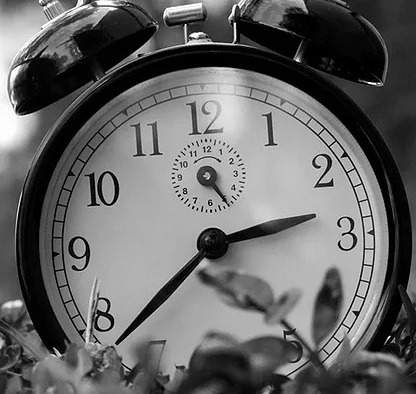
#> input picture clock.jpg, 416 x 394 px, found by its file name
$ python projet_image.py
#> lines starting #> are read from the running program, lines starting #| are printed output that depends on the picture
# -*- coding: utf-8 -*-
"""
Created on Sat Apr 27 12:40:52 2024

@author: UlricJeanC
"""

from PIL import Image
import numpy as np
import matplotlib.pyplot as plt


def Mat_eps(mu, sigma, dim):
    return np.random.normal(mu, sigma, size=(dim))

def Image_blanks(dim,p):
    dimx, dimy = dim
    M = np.int_(np.random.rand(dimx,dimy) < p)
    return M


def normMatImage(Mat):
    Mat = np.where(Mat > 0, Mat, 0)
    m = np.max(Mat)
    Mat = (Mat / m) * 255
    Mat = np.int_(np.ceil(Mat))
    return Mat


# [7 lines left out: function normMatImage_troncature, not called in this run]


def get_concat_h(im1, im2):
    dst = Image.new("RGB", (im1.width + im2.width, im1.height))
    dst.paste(im1, (0, 0))
    dst.paste(im2, (im1.width, 0))
    return dst


# [5 lines left out: function get_concat_v, not called in this run]

def Noyau_Gaussien_2D(dim,sigma1,sigma2,lim=10):
    X = np.linspace(-lim,lim,dim[0])
    Y = np.linspace(-lim,lim,dim[1])

    X = np.tile( X , (dim[1],1) ).T
    Y = np.tile( Y , (dim[0],1) )

    theta = np.pi/4
    A = 1 / ( 2 * np.pi * ( np.sqrt(sigma1) + np.sqrt(sigma2) ) )

    a = ((np.cos(theta) ** 2)/(2*sigma1)) + ((np.sin(theta) ** 2)/(2*sigma2))
    b =  -((np.sin(2*theta) ** 2)/(4*sigma1)) + (np.sin(2*theta) ** 2)/(4*sigma2)
    c = ((np.sin(theta) ** 2)/(2*sigma1)) + ((np.cos(theta) ** 2)/(2*sigma2))

    Noyau_Gauss = A * np.exp( - ( a*( X*X ) + 2*b*(X*Y) + c*(Y*Y) ) )

    return Noyau_Gauss


def f_gauss_1D(k, sigma):
    return 1 / np.sqrt(2 * np.pi * sigma) * np.exp(-(k * k) / (2 * sigma))


GAUSS_MEMO = {}


# [12 lines left out: function f_gauss, not called in this run]


MEMO_NOYAU = {}


# [125 lines left out: functions noyau_gaussien, filtre_noyau, filtre_noyau_bilateral, filtre_noyau_median, gradient_dx, gradient_dy, not called in this run]

def Matrice_sobel(k):

    if k%2 == 0:
        k += 1

    centre = k//2 + 1
    vec1 = np.zeros(k)
    vec2 = np.zeros(k)

    c = 1
    s = 1

    for i in range(k):
        if i < (centre-1):
            vec1[i] = c
            vec2[i] = s
            c += 1
            s += 1
        elif i > (centre-1):
            vec1[i] = c
            vec2[i] = -s
            c -= 1
            s -= 1
        else:
            vec1[i] = c
            c -= 1
            s -= 1

    vec2 = - vec2
    Mat = (vec1.reshape(k, 1) @ vec2.reshape(k, 1).T )

    return Mat


def gradient_sobel_dx(f,eps,k=3):
    dim = f.shape
    dimx, dimy = dim

    mat = Matrice_sobel(k)
    mat = mat/(2*eps)

    matx, maty = mat.shape

    mat = np.block([
        [ mat , np.zeros(( (matx) , (dimy-maty) )) ],
        [ np.zeros(( (dimx-matx) , (maty) )) , np.zeros(( (dimx-matx) , (dimy-maty) )) ],
        ])


    F = np.fft.fft2(f)
    Mat = np.fft.fft2(mat)

    F = F*Mat

    f = (np.fft.ifft2(F))
    return f

def gradient_sobel_dy(f,eps,k=3):
    dim = f.shape
    dimx, dimy = dim

    mat = Matrice_sobel(k).T
    mat = mat/(2*eps)

    matx, maty = mat.shape

    mat = np.block([
        [ mat , np.zeros(( (matx) , (dimy-maty) )) ],
        [ np.zeros(( (dimx-matx) , (maty) )) , np.zeros(( (dimx-matx) , (dimy-maty) )) ],
        ])

    F = np.fft.fft2(f)
    Mat = np.fft.fft2(mat)

    F = F*Mat

    f = (np.fft.ifft2(F))
    return f

def Laplacien(f,eps):
    dim = f.shape
    mat = np.zeros(dim)

    mat[0,0] = mat[2,0] = mat[0,2] = mat[2,2] = 1
    mat[1,0] = mat[2,1] = mat[1,2] = mat[0,1] = 4
    mat[1,1] = -20

    mat = mat / (6*eps**2)

    F = np.fft.fft2(f)
    Mat = np.fft.fft2(mat)

    F = F*Mat

    f = (np.fft.ifft2(F))

    return f


if __name__ == "__main__":
    image = Image.open("C:/Users/lupus/Desktop/images_python/clock.jpg")
#> image is the input picture: PIL image 416x394 RGB; min 0, max 255, mean 102.7
    #image = Image.open("C:/Users/lupus/Desktop/images_python/cell.png")
    r,g,b = image.split()
    image = image.convert("L")

    Mat = np.asarray(r)
    dim = Mat.shape
#> dim = (394, 416)
    mu = 0
    sigma = 15
    p = 0.9
    M = Image_blanks(dim,p)

    s = (Mat + Mat_eps(mu, sigma, dim)) * M + (1-M) * 255
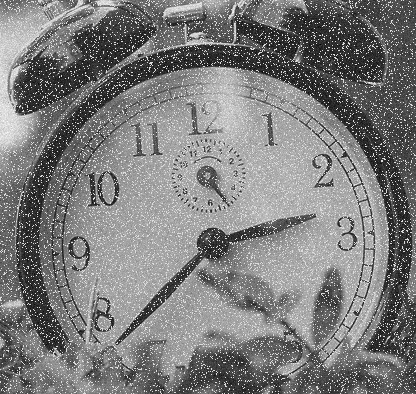
#> s: shape (394, 416) float64; min -58.44, max 302.8, mean 117.9; drawn with min black and max white

    gmat = 255 - np.asarray(g)
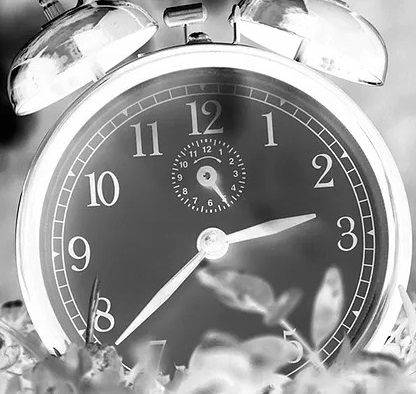
#> gmat: shape (394, 416); min 0, max 255, mean 152.3
    s = gmat

    s = normMatImage(s)
#> in normMatImage, `m = np.max(Mat)`: m = 255

    im = Image.fromarray(s.astype(np.uint8))
    Mat_artefact = np.asarray(im)
    image_s = get_concat_h(image, im)
#> in get_concat_h, `dst = Image.new("RGB", (im1.width + im2.width, im1.height))`: dst: PIL image 832x394 RGB; every value is 0

    ###############################################################################
    param = sigma = 5
    fonc = f_gauss
    h = noyau_gaussien
    f = Mat_artefact / 255
    k = 2
    tx = 0.3
    h1 = noyau_gaussien
    h2 = f_gauss_1D
    sigma1 = 5
    sigma2 = 0.001
    size = int(np.ceil(2 * np.pi * np.sqrt(sigma)))
    ###############################################################################

    """
    # filtre gaussien
    g = filtre_noyau(f, h, fonc, k=size, param=sigma)
    g = normMatImage(g)
    im_gauss = Image.fromarray(g.astype(np.uint8))
    image_s = get_concat_h(image_s, im_gauss)
    print("ok filtre gaussien")

    # filtre median
    g1 = filtre_noyau_median(f, k)
    g1 = normMatImage(g1)
    im_median = Image.fromarray(g1.astype(np.uint8))
    image_s = get_concat_h(image_s, im_median)
    print("ok filtre median")

    # filtre gaussien corrigé
    g2 = filtre_noyau_bilateral(
        f, h1, h2, sigma1, sigma2, k=int(np.ceil(2 * np.pi * np.sqrt(sigma1)))
    )
    g2 = normMatImage(g2)
    im_gauss_corr = Image.fromarray(g2.astype(np.uint8))
    image_s = get_concat_h(image_s, im_gauss_corr)
    print("ok filtre gaussien corrigé")

    #combinaison de filtres

    g3 = filtre_noyau_median(f, k)
    g3 = filtre_noyau_bilateral(
        g3, h1, h2, sigma1, sigma2 = 0.005, k=int(np.ceil(2 * np.pi *
                                                          np.sqrt(sigma1)))
    )
    g3 = normMatImage(g3)
    im_comb = Image.fromarray(g3.astype(np.uint8))
    image_s = get_concat_h(image_s, im_comb)
    print("ok filtre combinés")

    #fine tuned post filtre

    g4 = np.where(g2 > 75, g3, g2)
    #g4 = filtre_noyau_median(g4, k=1)
    g4 = filtre_noyau_bilateral(
        g4, h1, h2, sigma1=6, sigma2=0.1, k=int(np.ceil(2 * np.pi *
                                                        np.sqrt(sigma1)))
    )
    g4 = filtre_noyau_bilateral(
        g4, h1, h2, sigma1=10, sigma2=1000, k=int(np.ceil(2 * np.pi *
                                                          np.sqrt(sigma1)))
    )
    g4 = normMatImage(g4)
    im_fineTuned = Image.fromarray(g4.astype(np.uint8))
    image_s = get_concat_h(image_s, im_fineTuned)
    print("ok filtre fined tuned")

    image_s.show()
    """

    f = s ; eps = 2 ; k = 3

    """
    f_dx = gradient_dx(f,eps)
    im_edge_x = Image.fromarray(f_dx.astype(np.uint8))
    image_s = get_concat_h(image_s, im_edge_x)

    f_dy = gradient_dy(f,eps)
    im_edge_y = Image.fromarray(f_dy.astype(np.uint8))
    image_s = get_concat_h(image_s, im_edge_y)

    mag_grad = (f_dx + f_dy)
    im_edge = Image.fromarray(mag_grad.astype(np.uint8))
    image_s = get_concat_h(image_s, im_edge)

    """

    f_sobel_dx = gradient_sobel_dx(f,eps,k)
    f_sobel_dx = np.sqrt( (f_sobel_dx * f_sobel_dx.conjugate()).real )
    im_edge_sobel_x = Image.fromarray(f_sobel_dx.astype(np.uint8))
    image_s = get_concat_h(image_s, im_edge_sobel_x)
#> in get_concat_h (call 2), `dst = Image.new("RGB", (im1.width + im2.width, im1.height))`: dst: PIL image 1248x394 RGB; every value is 0

    f_sobel_dy = gradient_sobel_dy(f,eps,k)
    f_sobel_dy = np.sqrt( (f_sobel_dy * f_sobel_dy.conjugate()).real )
    im_edge_sobel_y = Image.fromarray(f_sobel_dy.astype(np.uint8))
    image_s = get_concat_h(image_s, im_edge_sobel_y)
#> in get_concat_h (call 3), `dst = Image.new("RGB", (im1.width + im2.width, im1.height))`: dst: PIL image 1664x394 RGB; every value is 0


    mag_grad = f_sobel_dy + f_sobel_dx
    im_edge = Image.fromarray(mag_grad.astype(np.uint8))
    image_s = get_concat_h(image_s, im_edge)
#> in get_concat_h (call 4), `dst = Image.new("RGB", (im1.width + im2.width, im1.height))`: dst: PIL image 2080x394 RGB; every value is 0

    mag_grad = np.where(mag_grad > 50 , 255 , 0)
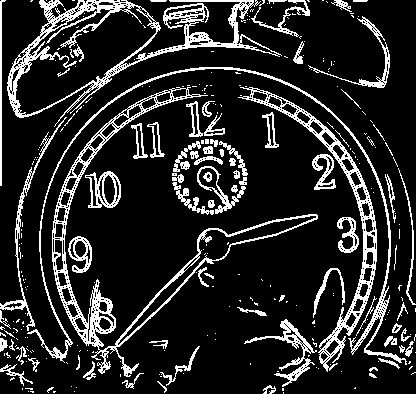
#> mag_grad: shape (394, 416) int64; 15.9% white in thin lines or dots
    im_edge = Image.fromarray(mag_grad.astype(np.uint8))
#> im_edge: PIL image 416x394 L; 15.9% white in thin lines or dots
    image_s = get_concat_h(image_s, im_edge)
#> in get_concat_h (call 5), `dst = Image.new("RGB", (im1.width + im2.width, im1.height))`: dst: PIL image 2496x394 RGB; every value is 0
#> in get_concat_h (call 5), `dst.paste(im2, (im1.width, 0))`:
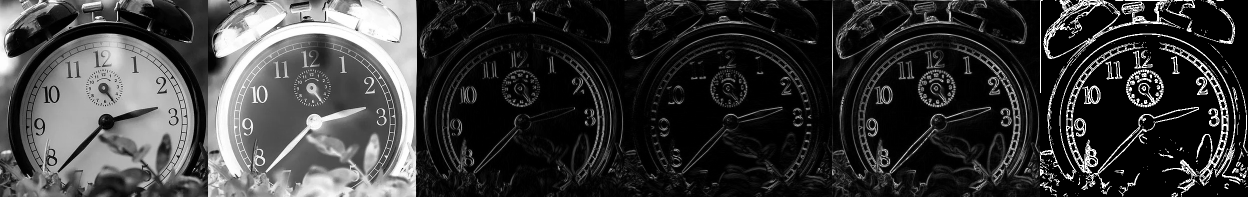
#> dst: PIL image 2496x394 RGB (shown at 1/2 size); min 0, max 255, mean 57.8

    ###########

    eps = 2 ; f = s ; dim = f.shape ; sigma1 = sigma2 = 0.005
    Noyau_gauss = Noyau_Gaussien_2D(dim,sigma1,sigma2,lim=10)

    """
    plt.matshow(Noyau_gauss, cmap = 'plasma', interpolation='none')
    plt.colorbar()
    plt.title("Noyau")
    plt.show()
    """

    '''
    F_lisse = np.fft.ifft2(Noyau_gauss) * np.fft.ifft2(f)
    f_lisse = np.fft.fftshift(np.fft.ifft2(F_lisse)).T
    f_lisse = np.sqrt( (f_lisse * f_lisse.conjugate()).real )
    '''

    """
    plt.matshow(f_lisse, cmap = 'binary', interpolation='none')
    plt.colorbar()
    plt.title("image")
    plt.show()
    """

    f_laplace = Laplacien(f,eps)
    fsss = f_laplace.real
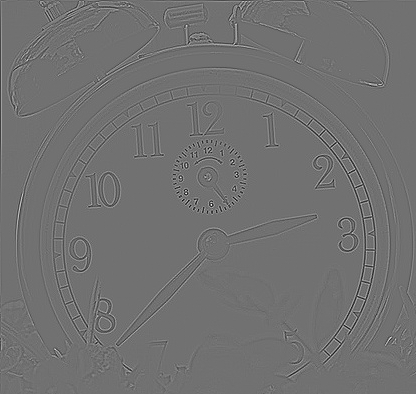
#> fsss: shape (394, 416) float64; min -122.2, max 152.2, mean 0; drawn with min black and max white
    f_laplace = fsss
    f_laplace = np.sqrt( (f_laplace * f_laplace.conjugate() ).real )
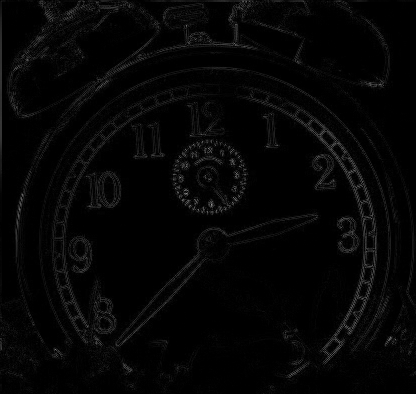
#> f_laplace: shape (394, 416) float64; min 0, max 152.2, mean 5.8
    f_laplace = normMatImage(f_laplace)
    #f_laplace = np.where(f_laplace > 10, 255, 0)
    im_laplace = Image.fromarray(f_laplace.astype(np.uint8))
    image_s = get_concat_h(image_s, im_laplace)
#> in get_concat_h (call 6), `dst = Image.new("RGB", (im1.width + im2.width, im1.height))`: dst: PIL image 2912x394 RGB; every value is 0
#> in get_concat_h (call 6), `dst.paste(im2, (im1.width, 0))`:
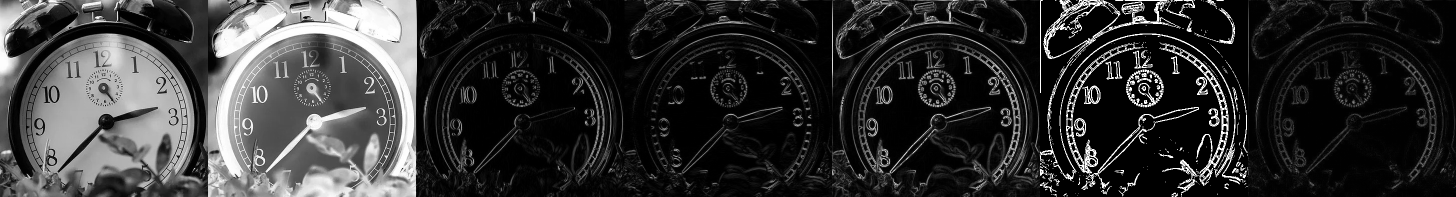
#> dst: PIL image 2912x394 RGB (shown at 1/2 size); min 0, max 255, mean 51


    image_s.show()
